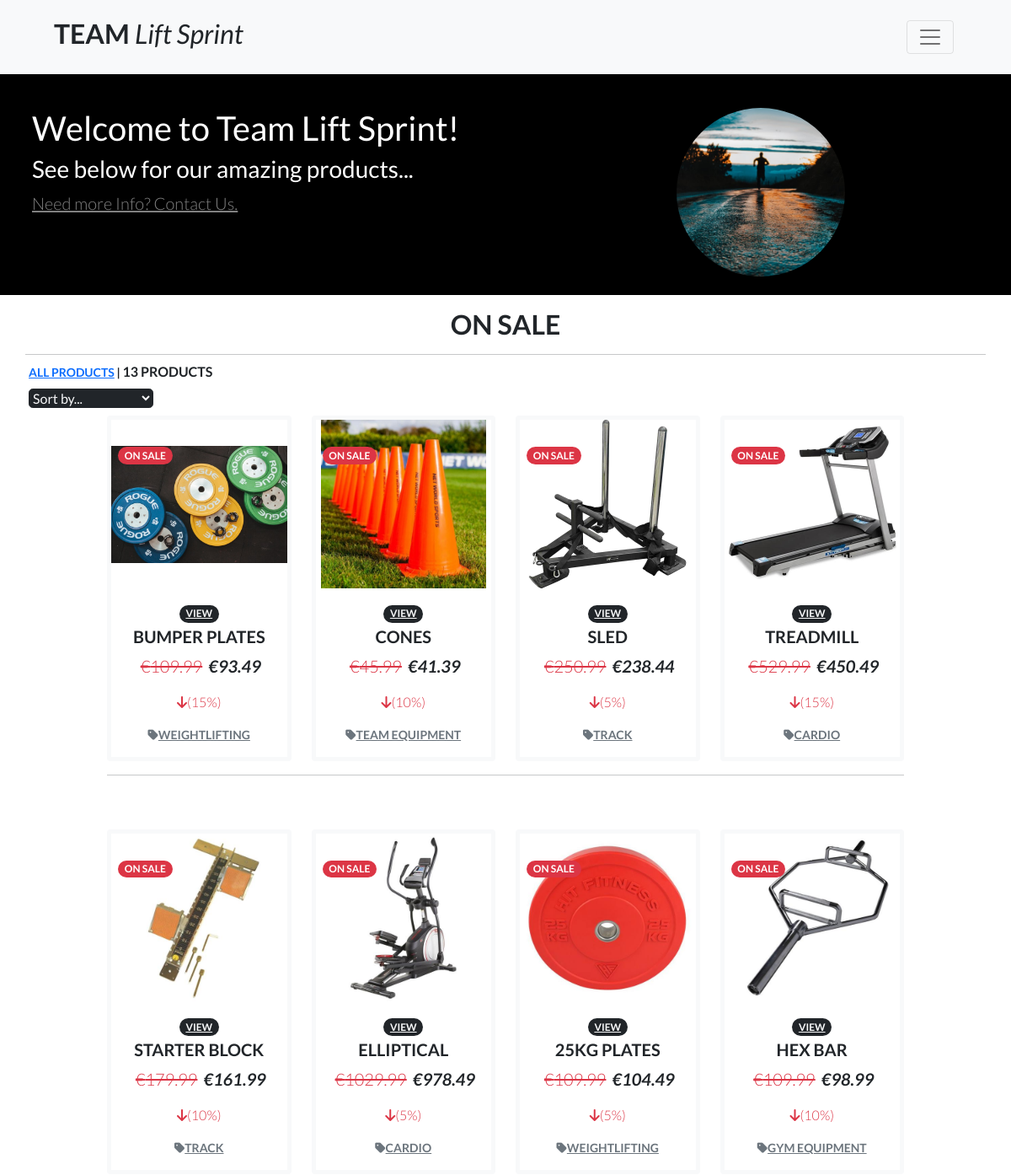
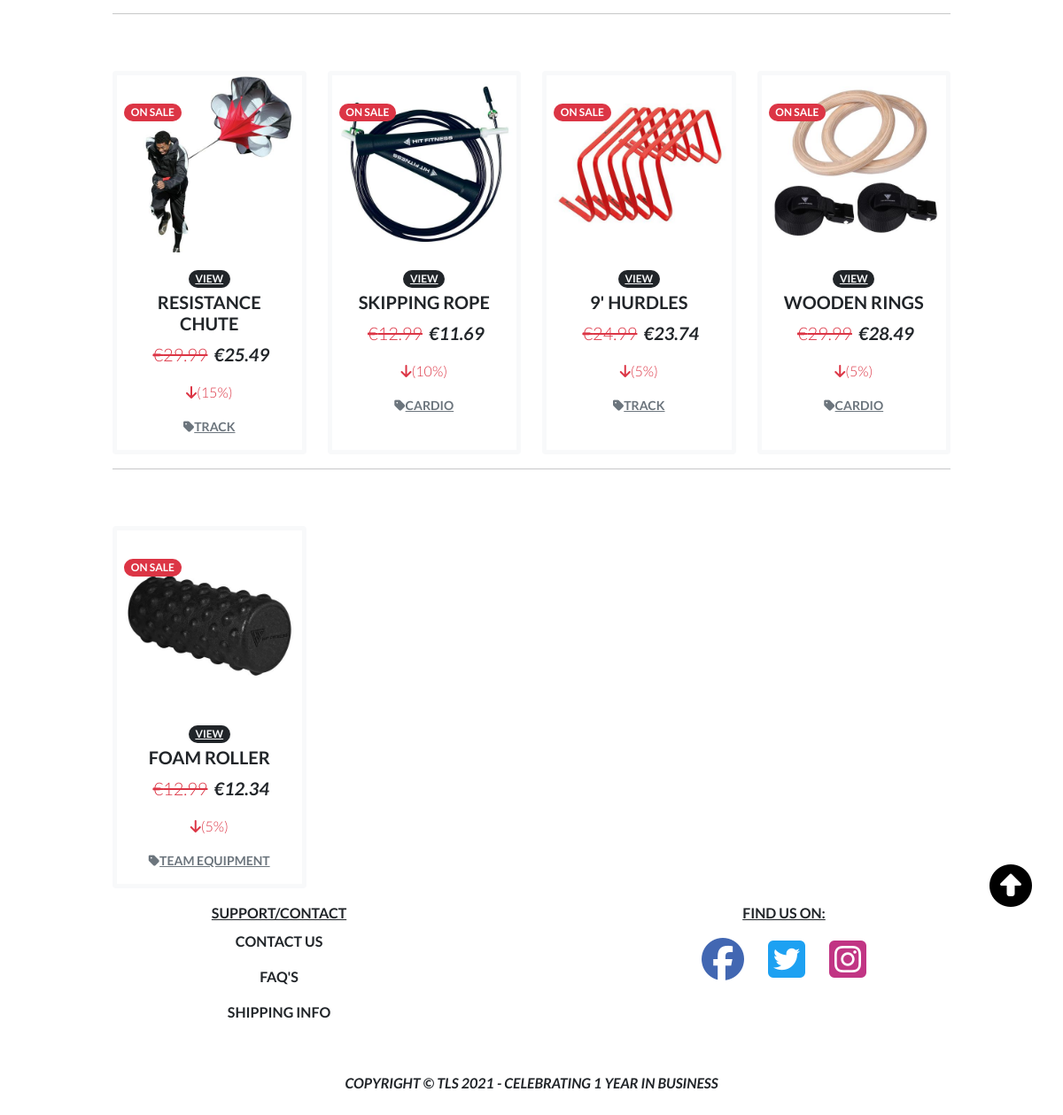
The page /products/on_sale/ on the database its author committed (2 pictures, top to bottom).
### products/models.py (models this page shows, shortened)
class Product(models.Model):
    AREA = (
        ('individual', 'Individual'),
        ('team', 'Team'),
        ('universal', 'Universal'),
        )
    category = models.ForeignKey(
        'Category', null=True, blank=True, on_delete=models.SET_NULL)
    sku = models.CharField(max_length=254, null=True, blank=True)
    name = models.CharField(max_length=254)
    description = models.TextField()
    price = models.DecimalField(max_digits=6, decimal_places=2)
    area = models.CharField(max_length=200, null=True, choices=AREA)
    on_sale = models.BooleanField(default=False)
    discount_on_product = models.DecimalField(
        max_digits=4, decimal_places=2, null=True, blank=True)
    image = models.ImageField(null=True, blank=True)
    def sales_price(self):
        on_sale_price = Decimal(self.price * (
            100 - self.discount_on_product) / 100).quantize(Decimal('0.00'))
        return on_sale_price

class Category(models.Model):
    class Meta:
        verbose_name_plural = 'Categories'
    name = models.CharField(max_length=254)
    friendly_name = models.CharField(max_length=254, null=True, blank=True)

### products/views.py (the view, shortened to what this page needs)
# urls.py: path('on_sale/', views.on_sale, name='on_sale'),
def on_sale(request):
    products = Product.objects.filter(on_sale=True)
    sort = None
    direction = None
    current_sorting = f'{sort}_{direction}'
    context = {
        'products': products,
        'current_sorting': current_sorting,
    }
    return render(request, 'products/on_sale.html', context)

### bag/contexts.py (called while the page is built, shortened)
def bag_contents(request):
    bag_items = []
    total = 0
    product_count = 0
    bag = request.session.get('bag', {})
    if total < settings.FREE_DELIVERY_THRESHOLD:
        delivery = total * Decimal(settings.STANDARD_DELIVERY_PERCENTAGE / 100)
        free_delivery_delta = settings.FREE_DELIVERY_THRESHOLD - total
    else:
        delivery = 0
        free_delivery_delta = 0
    grand_total = delivery + total
    context = {
        'bag_items': bag_items,
        'total': total,
        'product_count': product_count,
        'delivery': delivery,
        'free_delivery_delta': free_delivery_delta,
        'free_delivery_threshold': settings.FREE_DELIVERY_THRESHOLD,
        'grand_total': grand_total,
    }
    return context

### products/templates/products/on_sale.html (shortened to what this page needs)
{% extends "base.html" %}
{% load static %}
{% block page_header %}
<header class="masthead">
    <div class="container position-relative pt-5 p-2 g-0">
        <div class="row">
            <div class="col-8">
                <div class="text-white non-home-narrative">
                    <h1>Welcome to Team Lift Sprint!</h1>
                    <h3>See below for our amazing products...</h3>
                    <a class="text-white-50 mb-0 lead banner-contact-link d-none d-md-block" href="{% url 'contact' %}" alt="Contact us">Need more Info? Contact Us.</a>
                </div>
            </div>
            <div class="col-4 d-none d-md-block">
                <div>
                    <div>
                        <img src="{{ MEDIA_URL }}products_home.jpg" class="rounded-circle"
                            alt="Man running in nature" style='height: 200px; width: 200px; object-fit: cover'>
                    </div>
                </div>
            </div>
        </div>
    </div>
    <br>
</header>
{% endblock %}
{% block content %}
<div class="overlay"></div>
<div class="container g-0">
    <div class="row">
        <div class="col text-center mt-3">
            <h2 class="text-dark product-heading"><strong class="text-uppercase">On Sale</h2>
            <hr class="w-100 mb-2">
        </div>
    </div>
    <div class="row">
        <div class="col-12 col-md-6 mb-2 ms-1 me-1">
            <div class = "mb-2 product-mini-narrative">
                <span class="small"><a href="{% url 'products' %}">All Products</a> | </span>
                {% if products|length == 1 %}
                1 product {% if search_term %} result for:
                <strong>"{{ search_term }}"</strong>{% endif %}
                {% else %}
                {{ products|length }} products
                {% endif %}
            </div>
            <div class="search-bar sort-select-wrapper w-50">
                <select id="sort-selector"
                    class="rounded-3 border border-dark bg-dark text-light border-{% if current_sorting != 'None_None' %}info{% else %}black{% endif %}">
                    <option value="reset" {% if current_sorting == 'None_None' %}selected{% endif %}>Sort by...</option>
                </select>
            </div>
        </div>
    </div>
    <div class="row">
        <div class="container col-10">
            <div class="row">
                {% for product in products %}
                <div class="col-sm-6 col-md-6 col-lg-4 col-xl-3">
                    <div class="card h-100 border border-light border-5">
                        {% if product.on_sale is True %}
                        <div class="badge rounded-pill bg-danger position-absolute" style="top: 2rem; left: 0.5rem">
                            On Sale
                        </div>
                        {% endif %}
                        {% if product.image %}
                        <a href="{% url 'product_detail' product.id %}">
                            <img class="card-img-top" src="{{ product.image.url }}" alt="{{ product.name }}"
                                style='height: 200px; object-fit: scale-down'>
                        </a>
                        {% else %}
                        <a href="{% url 'product_detail' product.id %}">
                            <img class="card-img-top" src="{{ MEDIA_URL }}noimage.png" alt="{{ product.name }}">
                        </a>
                        {% endif %}
                        <div class="card-body product-body">
                            <div class="text-center">
                                <a href="{% url 'product_detail' product.id %}" class = "badge rounded-pill bg-dark text-light mb-1">View</a>
                            </div>
                            <h5 class="card-title product-narrative text-center fw-bold">{{ product.name }}</h5>
                            {% if product.on_sale is True %}
                            <p class="text-center">
                                <span
                                    class="product-narrative lead ps-1 fw-light pt-1 text-danger text-decoration-line-through">€{{ product.price }}</span>
                                <span class="product-narrative lead ps-1 fw-bold fst-italic pt-1">€{{ product.sales_price }}</span>
                            </p>
                            <p class = "text-center fw-light text-danger"><i class="fas fa-arrow-down"></i>({{ product.discount_on_product|floatformat:0 }}%)</p>
                            {% else %}
                            <p class="lead ps-1 text-center fw-bold fst-italic pt-1 product-narrative">€{{ product.price }}</p>
                            {% endif %}
                            {% if product.category %}
                            <p class="small mt-1 mb-0 text-center">
                                <a class="text-muted" href="{% url 'products' %}?category={{ product.category.name }}">
                                    <i class="fas fa-tag mr-1"></i>{{ product.category.friendly_name }}
                                </a>
                            </p>
                            {% else %}
                            <p class="text-muted fw-light text-center text-capitalize">No Category</p>
                            {% endif %}
                        </div>
                    </div>
                </div>
                {% if forloop.counter|divisibleby:4 %}
                <div class="col-12 d-none d-xl-block mb-5">
                    <hr>
                </div>
                {% endif %}
                {% endfor %}
            </div>
        </div>
    </div>
</div>
<div class="position-relative me-5 mb-2">
    <div class = "top-jump-button position-absolute bottom-0 end-0">
        <a class="top-jump">
            <i class="fas fa-arrow-alt-circle-up fa-3x" style="color:#000"></i>
        </a>
    </div>
</div>
{% endblock %}

### static/css/base.css (style rules this page uses)
html { height: 100%; }
body { font-family: 'Lato'; }
.overlay { height: 100%; width: 100%; top: 0; left: 0; position: fixed; background: white; z-index: -1; }
header.masthead { background-color: #000; height: 350px; width: 100%; padding-top: 5rem; padding-bottom: 10rem; }
.top-jump-button { height: 35px; width: 35px; position: fixed; }
.top-jump, .update-link, .remove-item { cursor: pointer; }

### rows shown on the page
Product: on_sale "ON SALE", image (picture), name "BUMPER PLATES", price "109.99", sales_price "93.49", discount_on_product "15", category.friendly_name "WEIGHTLIFTING"
Product: on_sale "ON SALE", image (picture), name "CONES", price "45.99", sales_price "41.39", discount_on_product "10", category.friendly_name "TEAM EQUIPMENT"
Product: on_sale "ON SALE", image (picture), name "SLED", price "250.99", sales_price "238.44", discount_on_product "5", category.friendly_name "TRACK"
Product: on_sale "ON SALE", image (picture), name "TREADMILL", price "529.99", sales_price "450.49", discount_on_product "15", category.friendly_name "CARDIO"
Product: on_sale "ON SALE", image (picture), name "STARTER BLOCK", price "179.99", sales_price "161.99", discount_on_product "10", category.friendly_name "TRACK"
Product: on_sale "ON SALE", image (picture), name "ELLIPTICAL", price "1029.99", sales_price "978.49", discount_on_product "5", category.friendly_name "CARDIO"
Product: on_sale "ON SALE", image (picture), name "25KG PLATES", price "109.99", sales_price "104.49", discount_on_product "5", category.friendly_name "WEIGHTLIFTING"
Product: on_sale "ON SALE", image (picture), name "HEX BAR", price "109.99", sales_price "98.99", discount_on_product "10", category.friendly_name "GYM EQUIPMENT"
Product: on_sale "ON SALE", image (picture), name "RESISTANCE CHUTE", price "29.99", sales_price "25.49", discount_on_product "15", category.friendly_name "TRACK"
Product: on_sale "ON SALE", image (picture), name "SKIPPING ROPE", price "12.99", sales_price "11.69", discount_on_product "10", category.friendly_name "CARDIO"
Product: on_sale "ON SALE", image (picture), name "9' HURDLES", price "24.99", sales_price "23.74", discount_on_product "5", category.friendly_name "TRACK"
Product: on_sale "ON SALE", image (picture), name "WOODEN RINGS", price "29.99", sales_price "28.49", discount_on_product "5", category.friendly_name "CARDIO"
Product: on_sale "ON SALE", image (picture), name "FOAM ROLLER", price "12.99", sales_price "12.34", discount_on_product "5", category.friendly_name "TEAM EQUIPMENT"

### other values the page prints
{{ products|length }} "13"
